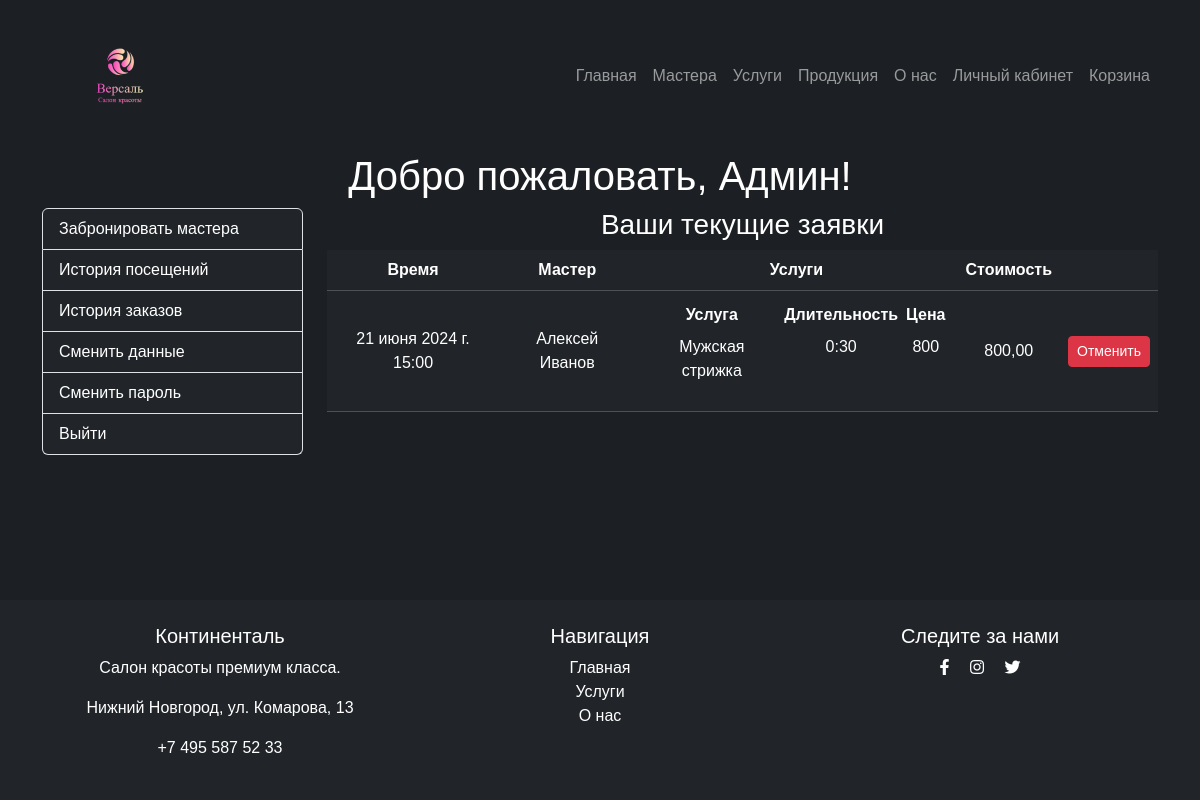
The app's page /account/ (signed in) with its own data.
### masters/models.py (models this page shows, shortened)
class Users(AbstractUser):
    username = None
    email = models.EmailField(verbose_name='Почта', max_length=50, unique=True, db_index=True)
    phone_number = models.CharField(verbose_name='Номер телефона', max_length=20, unique=True)
    is_customer = models.BooleanField(verbose_name='Клиент', default=True, help_text='Уберите отметку, '
                                                                        'если пользователь является сотрудником салона')
    USERNAME_FIELD = 'email'
    REQUIRED_FIELDS = []
    objects = UserManager()
    class Meta:
        verbose_name = 'Пользователь'
        verbose_name_plural = 'Пользователи'

class Masters(models.Model):
    user: Users = models.OneToOneField(Users, on_delete=models.CASCADE, verbose_name='Пользователь')
    position = models.ForeignKey(Position,  on_delete=models.PROTECT, verbose_name='Должность')
    short_description = models.CharField(verbose_name='Краткая информация', max_length=200)
    full_description = models.TextField(verbose_name='Полная информация')
    photo = models.ImageField(verbose_name='Фотография', upload_to='images/')
    weekend = models.ManyToManyField(Weekday, verbose_name='Выходные', limit_choices_to=2)
    slug = models.SlugField(verbose_name='URL', max_length=50, unique=True, db_index=True, blank=True)
    def __str__(self):
        return f"{self.user.first_name} {self.user.last_name}"
    class Meta:
        verbose_name = 'Мастер'
        verbose_name_plural = 'Мастера'

### main/models.py (models this page shows, shortened)
class Appointments(models.Model):
    class AppointmentStatus(models.TextChoices):
        DECLINED = '0', 'Отклонено'
        ACCEPTED = '1', 'Принято'
        WAITING = '2', 'Ожидает ответ'
    start_datetime = models.DateTimeField(verbose_name='Дата и время начала работы', default=now)
    end_datetime = models.DateTimeField(verbose_name='Окончание работы', null=True, blank=True, default=now)
    master = models.ForeignKey(Masters, on_delete=models.DO_NOTHING, verbose_name='Мастер')
    user = models.ForeignKey(Users, on_delete=models.DO_NOTHING, verbose_name='Посетитель')
    comment = models.TextField(verbose_name='Комментарий', blank=True)
    status = models.CharField(verbose_name='Статус заявки', max_length=20,
                              choices=AppointmentStatus.choices, default=AppointmentStatus.WAITING)
    total_sum = models.DecimalField(max_digits=12, decimal_places=2, default=0, verbose_name='Итоговая сумма')
    class Meta:
        verbose_name = 'Бронирование'
        verbose_name_plural = 'Бронирования'

class AppointmentService(models.Model):
    appointment = models.ForeignKey(Appointments, on_delete=models.CASCADE, verbose_name='Заявка')
    service = models.ForeignKey(Services, on_delete=models.DO_NOTHING, verbose_name='Услуга')
    class Meta:
        verbose_name = 'Услуга бронирования'
        verbose_name_plural = 'Услуги бронирования'

### services/models.py (models this page shows, shortened)
class Services(models.Model):
    title = models.CharField(verbose_name='Название', max_length=100)
    category = models.ForeignKey(Categories, on_delete=models.PROTECT, null=True, verbose_name='Категория')
    duration = models.TimeField(verbose_name='Длительность')
    cost = models.DecimalField(verbose_name='Стоимость', max_digits=5, decimal_places=0)
    class Meta:
        verbose_name = 'Услуга'
        verbose_name_plural = 'Услуги'

### main/views.py (the view, shortened to what this page needs)
# urls.py: path('account/', views.account, name='account'),
@login_required
def account(request):
    if request.user.is_customer:
        user_bookings = Appointments.objects.filter(user=request.user, start_datetime__gte=timezone.now()) \
            .filter(Q(status='1') | Q(status='2')).order_by('-start_datetime')
        visit_info = []
        for book in user_bookings:
            if book.start_datetime.date() == datetime.datetime.now().date():
                if book.start_datetime.time() <= datetime.datetime.now().time():
                    user_bookings.exclude(pk=book.pk)
                    obj = Appointments.objects.get(pk=book.pk)
                    obj.status = '0'
                    obj.save()
            info = {
                'booking': book,
                'services': AppointmentService.objects.filter(appointment=book.pk)
            }
            visit_info.append(info)
        return render(request, 'main/user_account.html', {'user_bookings': visit_info, })

### main/templates/main/user_account.html (shortened to what this page needs)
{% extends 'main/main_layout.html' %}
{% block content %}
<div class="container">
    <h1 class="text-white text-center mt-5 space-top">Добро пожаловать, {{ user.first_name }}!</h1>
    <div class="row mb-5">
        <div class="col-lg-3 mb-5">
            <div class="list-group">
                <a href="{% url 'booking' %}" class="list-group-item text-white bg-dark">Забронировать мастера</a>
                <a href="{% url 'visits_history' %}" class="list-group-item text-white bg-dark">История посещений</a>
                <a href="{% url 'order_history' %}" class="list-group-item text-white bg-dark">История заказов</a>
                <a href="{% url 'edit_profile' %}" class="list-group-item text-white bg-dark">Сменить данные</a>
                <a href="{% url 'change_password' %}" class="list-group-item text-white bg-dark">Сменить пароль</a>
                <a href="{% url 'logout' %}" class="list-group-item text-white bg-dark">Выйти</a>
            </div>
        </div>
        <div class="col-lg-9">
                <div class="text-center">
                    <h3 class="text-white font-weight-bold">Ваши текущие заявки</h3>
                </div>
                <div>
                    {% if user_bookings %}
                        <table class="table table-responsive table-dark table-hover text-center align-middle">
                            <thead>
                                <tr>
                                    <th scope="col">Время</th>
                                    <th scope="col">Мастер</th>
                                    <th scope="col">Услуги</th>
                                    <th scope="col">Стоимость</th>
                                    <th scope="col"></th>
                                </tr>
                            </thead>
                            <tbody>
                                {% for book in user_bookings %}
                                    <tr>
                                        <td>{{ book.booking.start_datetime }}</td>
                                        <td>{{ book.booking.master }}</td>
                                        <td>
                                            <table class="table table-sm table-dark table-borderless">
                                                <thead>
                                                  <tr>
                                                    <th scope="col">Услуга</th>
                                                    <th scope="col">Длительность</th>
                                                    <th scope="col">Цена</th>
                                                  </tr>
                                                </thead>
                                                <tbody>
                                                  {% for service in book.services %}
                                                      <tr>
                                                        <td>{{ service.service.title }}</td>
                                                        <td>{{ service.service.duration }}</td>
                                                        <td>{{ service.service.cost }}</td>
                                                      </tr>
                                                      {% endfor %}
                                                </tbody>
                                              </table>
                                        </td>
                                        <td>{{ book.booking.total_sum }}</td>
                                        <td>
                                            <form action="{% url 'cancel_booking' book.booking.id %}" method="post">
                                                <button type="submit" class="btn btn-danger btn-sm">Отменить</button>
                                            </form>
                                        </td>
                                    </tr>
                                {% endfor %}
                            </tbody>
                        </table>
                    {% else %}
                        <p class="text-white text-center">У вас нет будущих бронирований.</p>
                    {% endif %}
                </div>
            </div>
        </div>
    </div>
{% endblock %}

### main/static/main/css/main_style.css (style rules this page uses)
body { background-color: #1c1f23; font-family: helvetica, sans-serif; }
.space-top { margin-top: -5rem !important; }

### records on screen
Users: first_name "Админ"
Appointments: booking.start_datetime "21 июня 2024 г. 15:00", booking.master "Алексей Иванов", booking.total_sum "800,00"
AppointmentService: service "Мужская стрижка", service.duration "0:30", service.cost "800"
